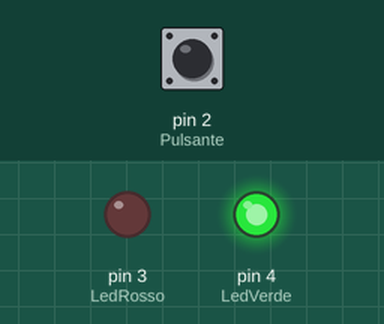
Recording of a sketch running on a simulated Arduino Uno, built with avr-gcc and run on an emulated ATmega328P. On the bench: output pins drawn as LEDs (lit = HIGH). Inputs (shaded band) come from the test bench; at power-on: pin 2 (Pulsante) LOW.

Above: at 1.2 s.
1.3 s: pin 2 (Pulsante) pulled HIGH for 0.15 s
At 1.37 s:
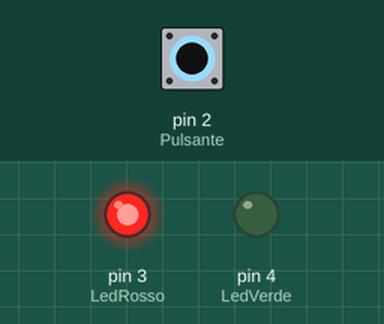
2.9 s: pin 2 (Pulsante) pulled HIGH for 3.2 s
At 6.9 s:
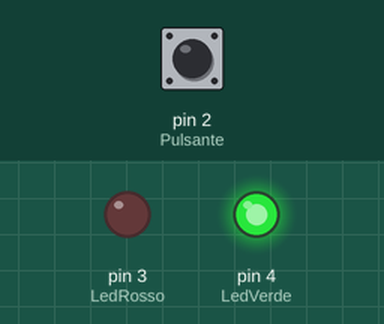
Timing chart, 0 to 8.4 s (numbered marks = the images above; inputs shaded):
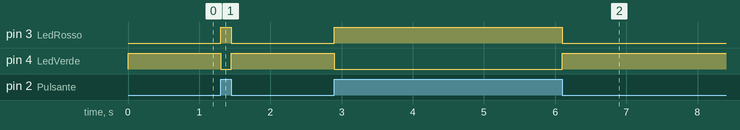

Measured:
- after the input at 1.3 s, pin 3 (LedRosso): LOW → HIGH at once, → LOW 0.15 s later; pin 4 (LedVerde): HIGH → LOW at once, → HIGH 0.15 s later
- after the input at 2.9 s, pin 3 (LedRosso): LOW → HIGH at once, → LOW 3.2 s later; pin 4 (LedVerde): HIGH → LOW at once, → HIGH 3.2 s later

The sketch:

PulsanteRossoVerde_feb10b.ino
```cpp
const int LedRosso=3;
const int Pulsante=2;
const int LedVerde=4;
int pulsante_val;
void setup() {
  // put your setup code here, to run once:
  pinMode(Pulsante, INPUT);
  pinMode(LedRosso, OUTPUT);
  pinMode(LedVerde, OUTPUT);
}

void loop() {
  // put your main code here, to run repeatedly:
  pulsante_val=digitalRead(Pulsante);
  if(pulsante_val==HIGH){
    digitalWrite(LedRosso, HIGH);
    digitalWrite(LedVerde, LOW);
  } else{
    digitalWrite(LedRosso, LOW);
    digitalWrite(LedVerde, HIGH);
  }
}
```
